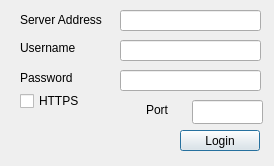
<?xml version="1.0" encoding="UTF-8"?>
<ui version="4.0">
 <class>authDialog</class>
 <widget class="QDialog" name="authDialog">
  <property name="geometry">
   <rect>
    <x>0</x>
    <y>0</y>
    <width>274</width>
    <height>166</height>
   </rect>
  </property>
  <property name="windowTitle">
   <string>Dialog</string>
  </property>
  <widget class="QPushButton" name="loginButton">
   <property name="geometry">
    <rect>
     <x>180</x>
     <y>130</y>
     <width>80</width>
     <height>21</height>
    </rect>
   </property>
   <property name="text">
    <string>Login</string>
   </property>
  </widget>
  <widget class="QLabel" name="usernameLabel">
   <property name="geometry">
    <rect>
     <x>20</x>
     <y>40</y>
     <width>61</width>
     <height>16</height>
    </rect>
   </property>
   <property name="text">
    <string>Username</string>
   </property>
  </widget>
  <widget class="QLineEdit" name="usernameEdit">
   <property name="geometry">
    <rect>
     <x>120</x>
     <y>40</y>
     <width>141</width>
     <height>21</height>
    </rect>
   </property>
  </widget>
  <widget class="QLabel" name="passwordLabel">
   <property name="geometry">
    <rect>
     <x>20</x>
     <y>70</y>
     <width>71</width>
     <height>16</height>
    </rect>
   </property>
   <property name="text">
    <string>Password</string>
   </property>
  </widget>
  <widget class="QLineEdit" name="passwordEdit">
   <property name="geometry">
    <rect>
     <x>120</x>
     <y>70</y>
     <width>141</width>
     <height>21</height>
    </rect>
   </property>
   <property name="echoMode">
    <enum>QLineEdit::Password</enum>
   </property>
   <property name="clearButtonEnabled">
    <bool>false</bool>
   </property>
  </widget>
  <widget class="QLabel" name="serverLabel">
   <property name="geometry">
    <rect>
     <x>20</x>
     <y>10</y>
     <width>91</width>
     <height>20</height>
    </rect>
   </property>
   <property name="text">
    <string>Server Address</string>
   </property>
  </widget>
  <widget class="QLineEdit" name="serverEdit">
   <property name="geometry">
    <rect>
     <x>120</x>
     <y>10</y>
     <width>141</width>
     <height>21</height>
    </rect>
   </property>
  </widget>
  <widget class="QCheckBox" name="httpsCheckBox">
   <property name="geometry">
    <rect>
     <x>20</x>
     <y>90</y>
     <width>84</width>
     <height>22</height>
    </rect>
   </property>
   <property name="text">
    <string>HTTPS</string>
   </property>
  </widget>
  <widget class="QLabel" name="portLabel">
   <property name="geometry">
    <rect>
     <x>146</x>
     <y>100</y>
     <width>31</width>
     <height>20</height>
    </rect>
   </property>
   <property name="text">
    <string>Port</string>
   </property>
  </widget>
  <widget class="QLineEdit" name="portEdit">
   <property name="geometry">
    <rect>
     <x>192</x>
     <y>100</y>
     <width>71</width>
     <height>24</height>
    </rect>
   </property>
   <property name="text">
    <string/>
   </property>
  </widget>
 </widget>
 <resources/>
 <connections/>
</ui>
